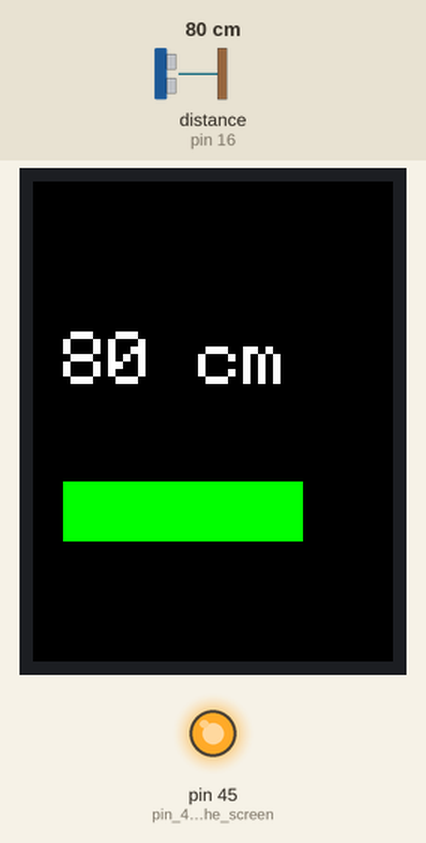
This sketch was run on a simulated Arduino Mega 2560, built for the host (arithmetic inside an expression is 32-bit, double 64-bit). Parts: 240×320 colour display, output pins drawn as LEDs (lit = HIGH). Wiring (inferred from the names in the program): ultrasonic range finder: trigger pin 15; echo pin 16. Inputs (shaded band) come from the test bench; at power-on: distance to the obstacle (sensor on pin 16) 80 cm. The echo pulse lasts 58.3 µs per cm; pins used as bus, display or sensor lines are not drawn; what the sketch prints to the serial monitor is not drawn.

Above: at 1.4 s.
1.5 s: distance to the obstacle (sensor on pin 16) set to 2 cm
At 2.0 s:
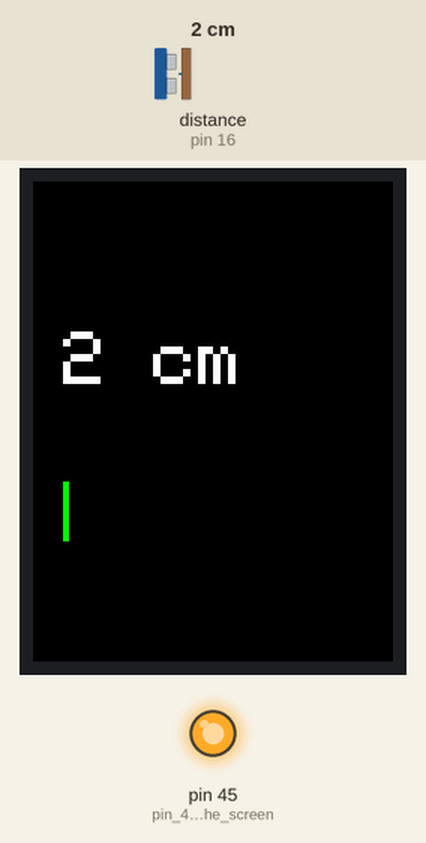
3.0 s: distance to the obstacle (sensor on pin 16) set to 4 cm
At 4.0 s:
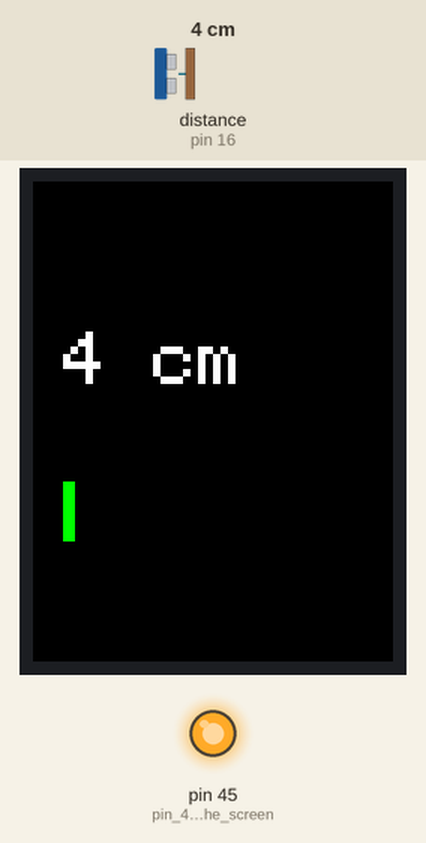
4.5 s: distance to the obstacle (sensor on pin 16) set to 9 cm
At 4.9 s:
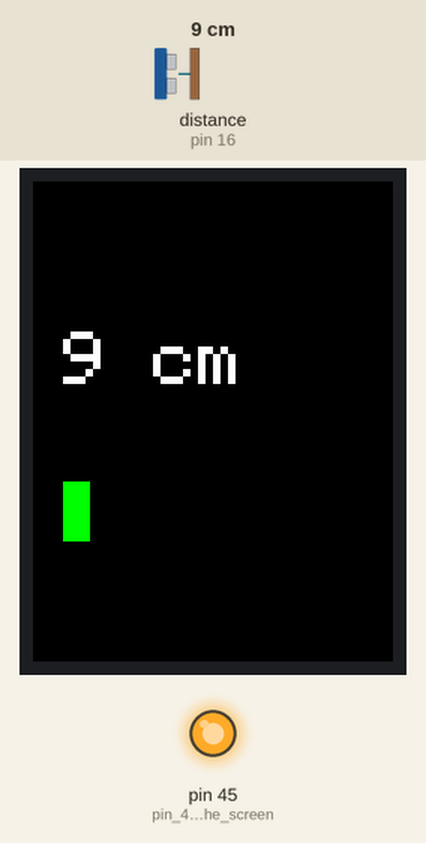
Timing chart, 0 to 7.5 s (numbered marks = the images above; inputs shaded):
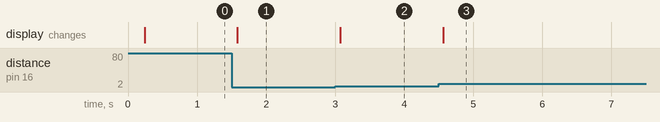

Measured:
- after the input at 1.5 s, the display: changes after 0.08 s (image 1)
- after the input at 3.0 s, the display: changes after 0.07 s (image 2)
- after the input at 4.5 s, the display: changes after 0.07 s (image 3)

The sketch:

sensors-to-serial.ino
```cpp
#include <Adafruit_GFX.h>
#include <Adafruit_ILI9341.h>

// Goal: Get sound in Max!
// This code right now is exactly the sonar screen with some modularity.

const int TRIG = 15; // I2C SCL/Clock
const int ECHO = 16; // I2C SDA/Data

Adafruit_ILI9341 screen(10, 46, -1);   // this board's screen and pins


void setup() {
  pinMode(TRIG, OUTPUT);
  pinMode(ECHO, INPUT);

  pinMode(45, OUTPUT);               // pin 45 is the screen's backlight:
  digitalWrite(45, HIGH);            // switch it on
  // SPI 10 = select control sig 11 - write data 12 clock/control 13 read data
  // clock, read, write, control-select
  SPI.begin(12, 13, 11, 10);
  screen.begin();
  screen.invertDisplay(true);        // this screen's colours come out inverted otherwise
  screen.fillScreen(ILI9341_BLACK);
  screen.setTextColor(ILI9341_WHITE, ILI9341_BLACK);
  screen.setTextSize(5);
  screen.setTextWrap(false);

  Serial.begin(115200);

}


void loop() {
  // cm from sensor to hand.
  int cm = sense_distance();
  display(cm);
  Serial.println(cm); // send to Max
  delay(60);
}

int sense_distance() {
  // 1. Chirp: a 10-microsecond pulse on Trig makes the sensor send out a sound.
  digitalWrite(TRIG, HIGH);
  delayMicroseconds(10);
  digitalWrite(TRIG, LOW);

  // 2. Listen: Echo stays on for as long as the sound took to bounce back.
  //    Give up after 30,000 microseconds -- about five metres.
  long echoTime = pulseIn(ECHO, HIGH, 30000);

  // 3. Sound goes 1 cm out and back in about 58 microseconds.
  //    0 means nothing came back: too far away, or a loose wire.
  int cm = echoTime / 58;
  return cm;
}

void display(int cm) {
  // input: cm distance from sensor
  // out: display the number and a bar that grows as your hand moves away.
  screen.setCursor(20, 100);
  screen.print(cm);
  screen.print(" cm   ");
  // 0-100 cm becomes 0-200 pixels
  int bar = constrain(cm, 0, 100) * 2;
  screen.fillRect(20, 200, bar, 40, ILI9341_GREEN);
  screen.fillRect(20 + bar, 200, 200 - bar, 40, ILI9341_BLACK);
}
```
